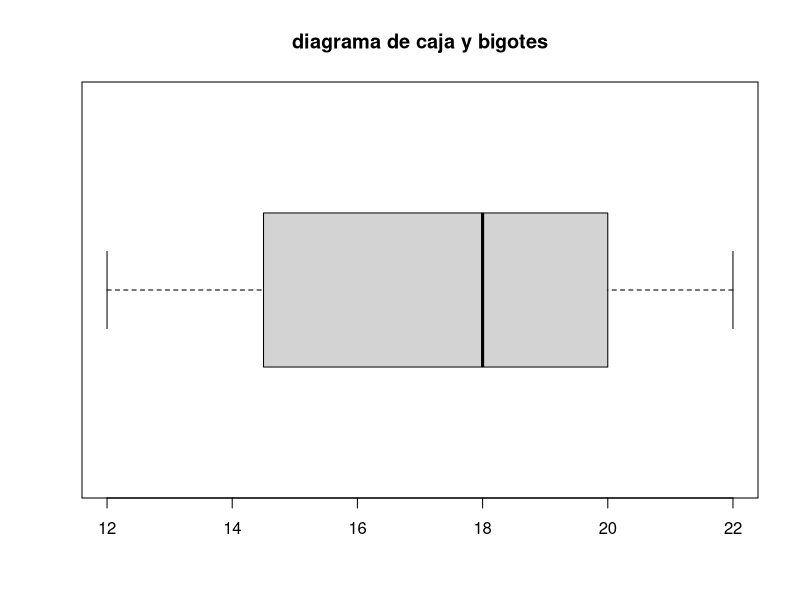
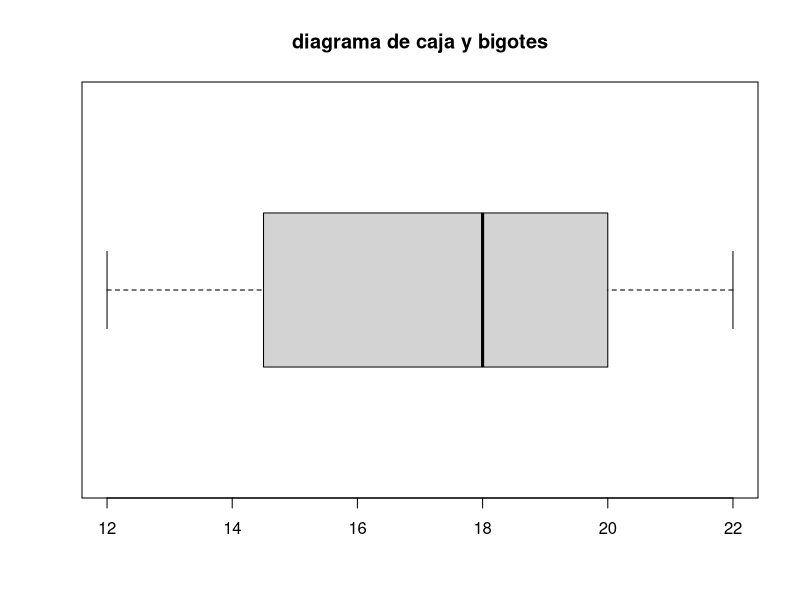

These charts were generated, in order, by the following R code:
#Rango
datos = c(12,15,14,19,22,18,21)
rango = max(datos) - min(datos)
rango

#min(x)#devuelve el valor más bajo
#max(x)#devuelve el valor más alto

range(datos)
rango1=diff(range(datos))
rango1


#desviacion standard 
#mide la dispercion respecto a la media
#son las mismas unidades de los valores trabajados

#para una poblacion

desv_poblacional = sqrt(sum((datos-mean(datos))^2)/length(datos))
desv_poblacional                      

#varianza muestral
var(datos)

#varianza poblacional
var_poblacional = sum((datos-mean(datos))^2)/length(datos)
var_poblacional
#varianza
# es igual al cuadrado de la div. std.
#no es comun usar, unidades son trabajadas al cuadrado

#coeficiente de variacion 
#para un conjuto de datos muestrales o poblaciones
#no negativos, expresado como % describe la desviacion estandar en relacion con 
#la media


# muestra : /x
#poblacion:  /u
cv_muestral=sd(datos)/mean(datos)*100
cv_muestral


#medias de poscion relativa
#indica la ubicacion de valores en relacion con los demas valores dentro del mismo conjunto 
#puntuacion z: a cuantas divisiones std. se ecuentra un valor respecto de la media
valor_z = (sort(datos)-mean(datos))/sd(datos)
valor_z
#numeros sin medida
#permite indetificar valores por encima o debjao de la medida
#permite comparar mas datos en diferentes escalas
#permite comparar datos en diferentes escalas

#percentiles
quantile(datos, probs = c(0.25,0.5,0.75)) #cuartiles
quantile(datos, probs = c(0.1,0.9))
#cuartiles
#si quiero solo parte numerica unicamnete uso "as.numeric"
as.numeric(quantile(datos,probs=c(0.1,0.9)))

#Rango intercuartílico RIQ: "QUARTIL 3 - QUARTIL 1"

#Rango semi-intercuartílico  : Mitad del RIQ

#Cuartil Medio: Promedio de "Q1 y Q3"

#Rango percentil 10-90: Dispecion del 80% central

Q1= as.numeric(quantile(datos,0.25))

Q3=as.numeric(quantile(datos,0.75))

RIQ= Q3-Q1
RIQ

RSIQ= RIQ/2
RSIQ

CM= (Q1+Q3)/2
CM
#rango percentil 10,90
diff(as.numeric(quantile(datos,probs=c(0.1,0.9))))

summary(datos)

#graficar
boxplot(datos,range =0, main = "diagrama de caja y bigotes", horizontal = TRUE)

LI=Q1-1.5*RIQ
LS=Q3+1.5*RIQ
outliers = datos [datos < LI | datos > LS]
outliers

boxplot(datos, main = "diagrama de caja y bigotes", horizontal = TRUE)

datos =  c(-50,12,15,14,19,22,18,21,100)

